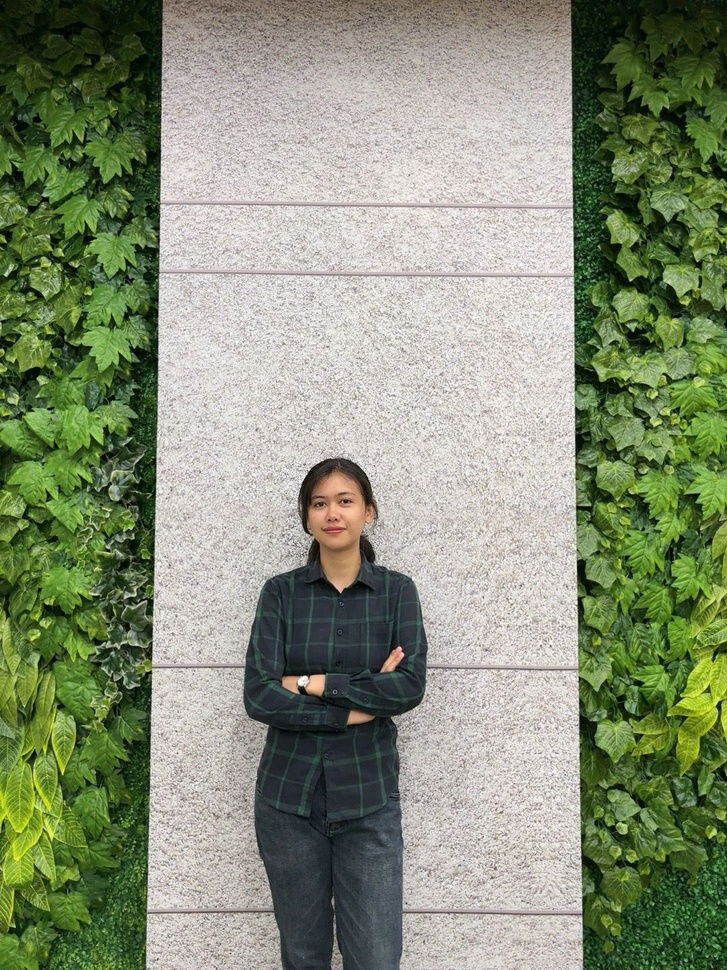
#> input picture PA-PC_202231079_PopyLeoniPurba_PCD_D/leoni.jpg, 727 x 970 px, shrunk from 1080 x 1440 before the run
$ jupyter execute UAS_Popy_202231079.ipynb
#> lines starting #> are read from the running program, lines starting #| are printed output that depends on the picture
## Filtering Citra

[cell 1]
import cv2
import matplotlib.pyplot as plt
import numpy as np

[cell 2]
img = cv2.imread("leoni.jpg")
#> img is the input picture: shape (970, 727, 3); mean B, G, R 117.8, 143.4, 134.2
img = cv2.cvtColor(img, cv2.COLOR_BGR2RGB)

## Membuat Filter Median

[cell 3]
img_median = img.copy()
img_median = cv2.cvtColor(img_median, cv2.COLOR_BGR2RGB)
img_median_after = cv2.medianBlur(img_median, 5)

fig, axis = plt.subplots(1,2, figsize=(10,10))
ax = axis.ravel()

ax[0].imshow(img, cmap='gray')
ax[0].set_title('Gambar asli')

ax[1].imshow(img_median_after, cmap='gray')
ax[1].set_title('Gambar Filter Median')
plt.show()
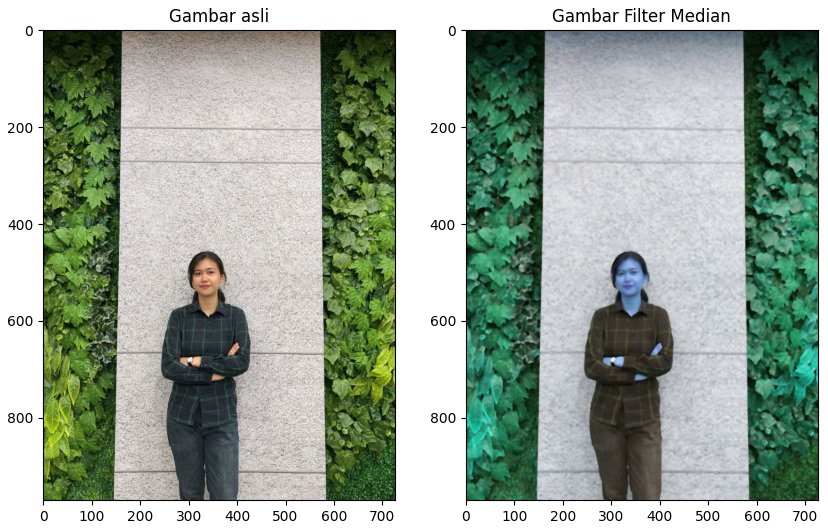
#> figure drawn by matplotlib, 2 panels; B, G, R data is drawn as R, G, B

[cell 4]
img = cv2.cvtColor(img, cv2.COLOR_BGR2GRAY)
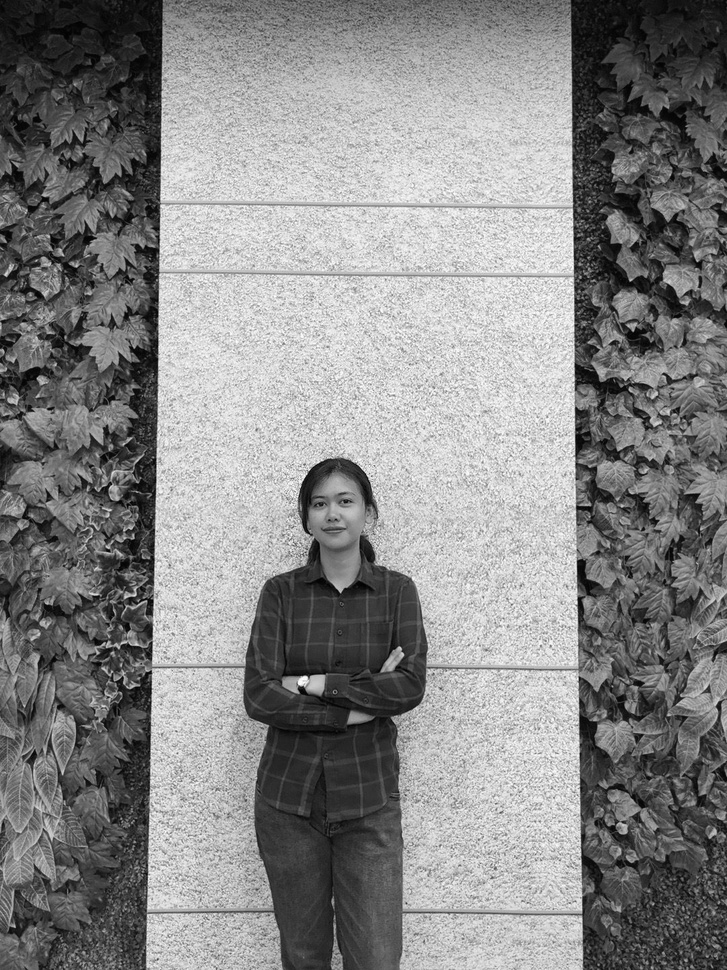
#> img: shape (970, 727); min 0, max 255, mean 134.7

[cell 5]
copyImg1 = img.copy().astype(float)

m1, n1 = copyImg1.shape
#> m1 = 970; n1 = 727
output1 = np.empty([m1,n1])
print("Shape copy citra 1    : ", copyImg1.shape)
#| Shape copy citra 1    :  (970, 727)
print("Shape coutput citra 1 : ", output1.shape)
#| Shape coutput citra 1 :  (970, 727)

print('m1 : ', m1)
#| m1 :  970
print('n1 : ', n1)
#| n1 :  727

## Membuat Filter Rata-Rata

[cell 6]
for baris in range(0, m1-1):
    for kolom in range(0, n1-1):
        a1 = baris
        b1 = kolom
        jumlah = copyImg1[a1-1,b1-1] + copyImg1[a1-1,b1+1] +\
        copyImg1[a1,b1-1] + copyImg1[a1,b1] + copyImg1[a1,b1+1] +\
        copyImg1[a1+1,b1-1] + copyImg1[a1+1,b1] + copyImg1[a1+1,b1+1]
        output1[a1, b1] = 1/9*jumlah
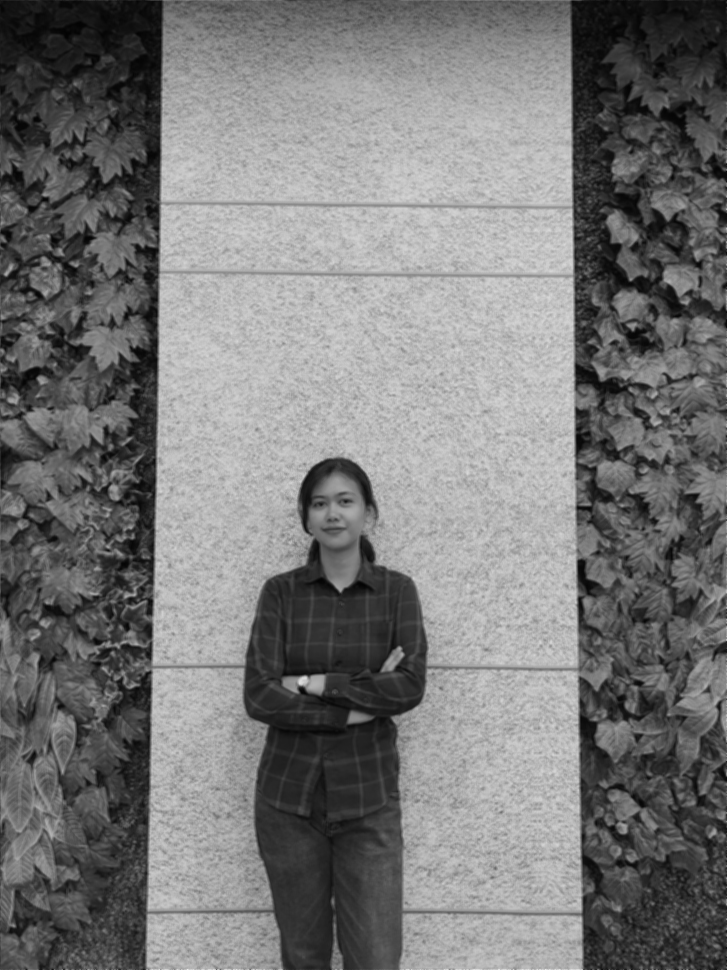
#> output1: shape (970, 727) float64; min 2.78, max 238, mean 119.8

[cell 7]
fig, axis = plt.subplots(1,2, figsize=(10,10))
ax = axis.ravel()

ax[0].imshow(img, cmap='gray')
ax[0].set_title('Original Image')

ax[1].imshow(output1, cmap='gray')
ax[1].set_title('Mean Filter Image')
plt.show()
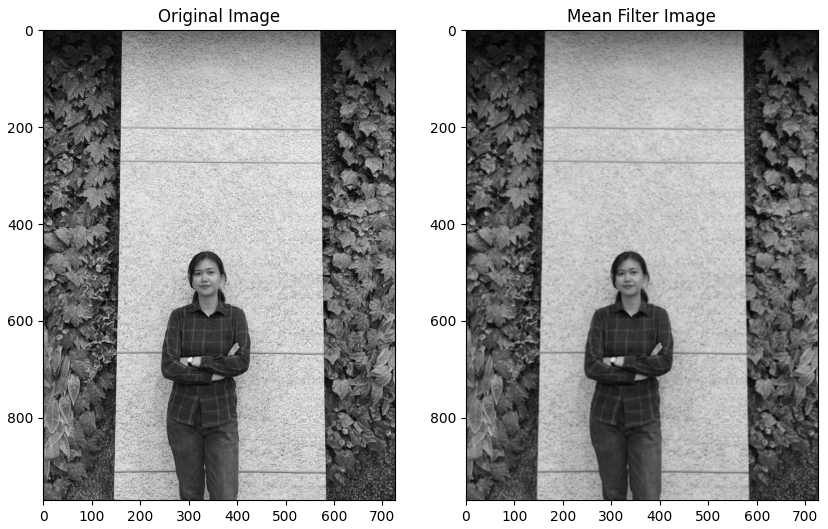
#> figure drawn by matplotlib, 2 panels
